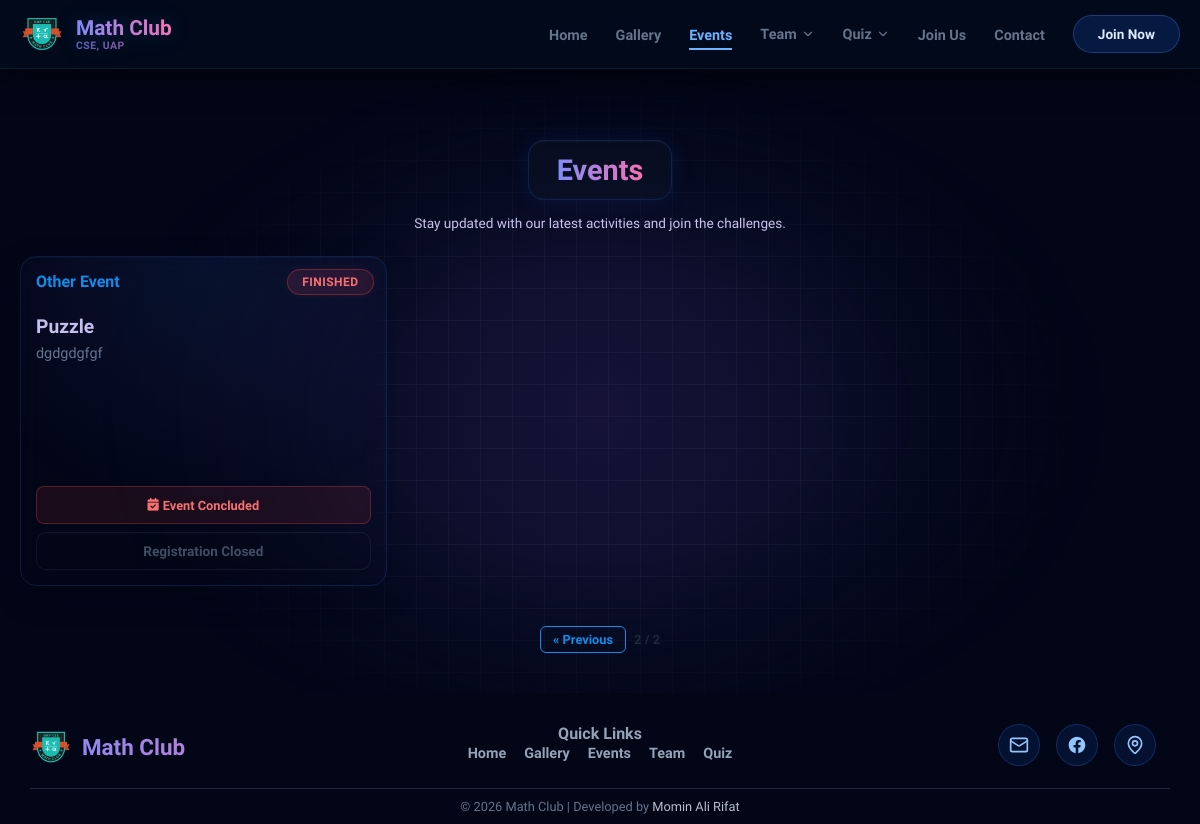
Page /events/?page=2 on the earlier database version.
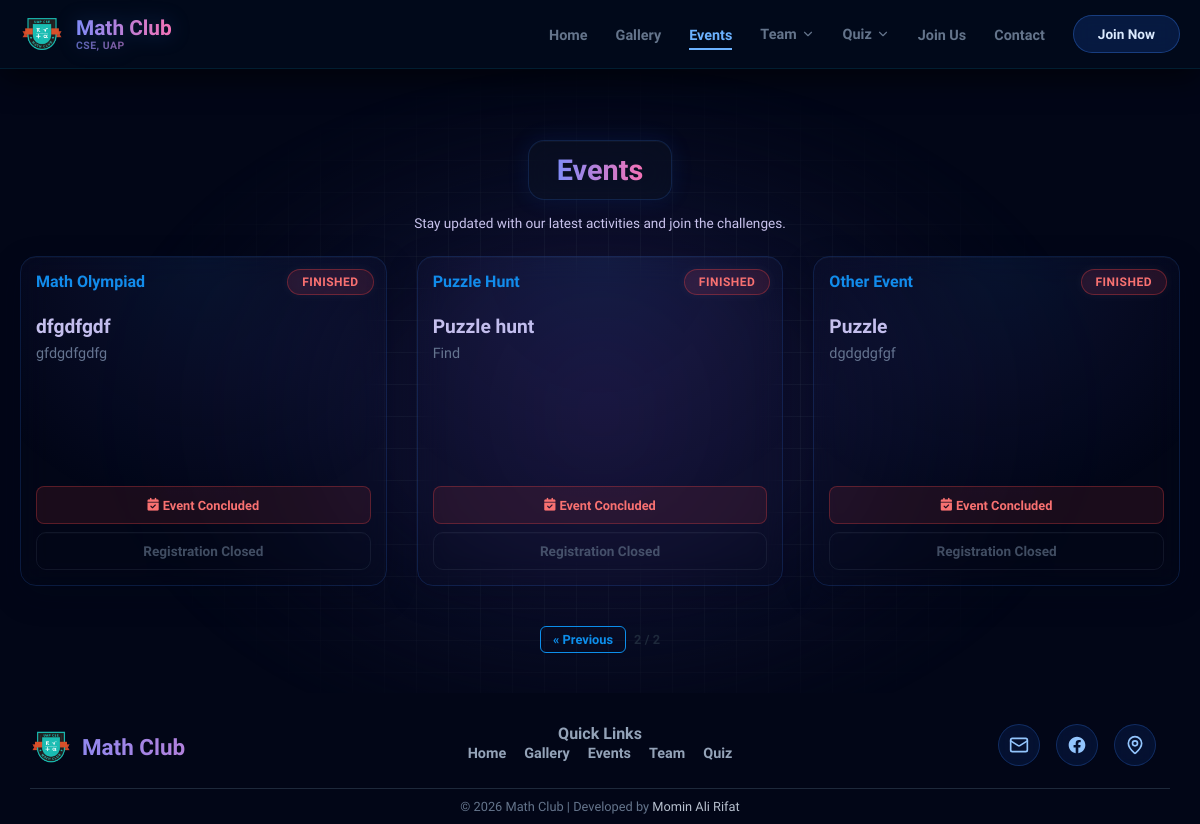
Same page on the later database version.
### events_app/models.py (models this page shows, shortened)
class Event(models.Model):
    EVENT_TYPES = [
        ('MATH_OLYMPIAD', 'Math Olympiad'),
        ('PUZZLE_HUNT', 'Puzzle Hunt'),
        ('OTHER', 'Other Event'),
    ]
    title = models.CharField(max_length=200)
    event_type = models.CharField(max_length=20, choices=EVENT_TYPES)
    description = models.TextField()
    image = models.ImageField(upload_to='events/', blank=True, null=True)
    start_registration = models.DateTimeField()
    end_registration = models.DateTimeField()
    form_url = models.CharField(max_length=500, help_text="Link to the registration form")
    is_published = models.BooleanField(default=True)
    def get_status(self):
        now = timezone.now()
        if now < self.start_registration:
            return "UPCOMING"
        elif self.start_registration <= now <= self.end_registration:
            return "RUNNING"
        else:
            return "FINISHED"

### events_app/views.py (the view)
# urls.py: path('', views.events, name='events'),
def events(request):
    now = timezone.now()
    all_qs = Event.objects.filter(is_published=True)
    running_events = [e for e in all_qs if e.start_registration <= now <= e.end_registration]
    upcoming_events = [e for e in all_qs if e.start_registration > now]
    finished_events = [e for e in all_qs if e.end_registration < now]
    running_events.sort(key=lambda x: x.start_registration, reverse=True)
    upcoming_events.sort(key=lambda x: x.start_registration, reverse=True)
    finished_events.sort(key=lambda x: x.start_registration, reverse=True)
    sorted_events = running_events + upcoming_events + finished_events
    for event in sorted_events:
        event.status = event.get_status()
    paginator = Paginator(sorted_events, 9)
    page_number = request.GET.get('page')
    page_obj = paginator.get_page(page_number)
    return render(request, 'events_app/events.html', {'events': page_obj, 'now': now})

### events_app/templates/events_app/events.html (shortened to what this page needs)
{% extends 'base.html' %}
{% load static %}
{% block extra_css %}
  <link rel="stylesheet" href="{% static 'events_app/css/style.css' %}" />
{% endblock %}
{% block content %}
  <div class="page-wrapper">
    <section class="events-section">
      <div class="container">
        <div class="header-content">
          <div class="title-wrapper">
            <h1 class="main-title">Events</h1>
          </div>
          <p class="sub-title">Stay updated with our latest activities and join the challenges.</p>
        </div>
        <div class="events-grid">
          {% for event in events %}
            <div class="event-card {{ event.status|lower }}">
              <div class="status-badge">{{ event.status }}</div>
              <div class="card-body">
                <div class="top-info">
                  <span class="category-tag">{{ event.get_event_type_display }}</span>
                  <h3 class="event-title">{{ event.title }}</h3>
                  <p class="event-desc">{{ event.description }}</p>
                </div>
                <div class="action-area">
                  {% if event.status == 'RUNNING' %}
                    <div class="timer-container" data-deadline="{{ event.end_registration|date:'Y-m-d H:i:s' }}">
                      <div class="timer-box">
                        <span class="days">00</span><small>Days</small>
                      </div>
                      <div class="timer-box">
                        <span class="hours">00</span><small>Hrs</small>
                      </div>
                      <div class="timer-box">
                        <span class="mins">00</span><small>Mins</small>
                      </div>
                      <div class="timer-box sec-highlight">
                        <span class="secs">00</span><small>Secs</small>
                      </div>
                    </div>
                    <a href="{{ event.form_url }}" class="btn-event btn-register">Register Now <i class="fas fa-arrow-right"></i></a>
                  {% elif event.status == 'UPCOMING' %}
                    <div class="info-box upcoming-info">
                      <i class="fas fa-clock"></i> Starts: {{ event.start_registration|date:'d M, Y' }}
                    </div>
                    <button class="btn-event btn-disabled" disabled>Coming Soon</button>
                  {% else %}
                    <div class="info-box finished-info">
                      <i class="fas fa-calendar-check"></i> Event Concluded
                    </div>
                    <button class="btn-event btn-finished" disabled>Registration Closed</button>
                  {% endif %}
                </div>
              </div>
            </div>
          {% empty %}
            <div class="no-events-box">
              <i class="fas fa-calendar-times"></i>
              <p>No events available right now. Keep an eye on our social media!</p>
            </div>
          {% endfor %}
        </div>
        {% if events.has_other_pages %}
          <div class="pagination">
            {% if events.has_previous %}
              <a href="?page={{ events.previous_page_number }}" class="page-link">&laquo; Previous</a>
            {% endif %}
            <span class="current-page">{{ events.number }} / {{ events.paginator.num_pages }}</span>
          </div>
        {% endif %}
      </div>
    </section>
  </div>
{% endblock %}

Differences in the rows shown:
now on this page (row edited): Event: status "FINISHED", event_type "Math Olympiad", title "dfgdfgdf", description "gfdgdfgdfg", shows "Event Concluded"
now on this page (row unchanged): Event: status "FINISHED", event_type "Puzzle Hunt", title "Puzzle hunt", description "Find", shows "Event Concluded"
